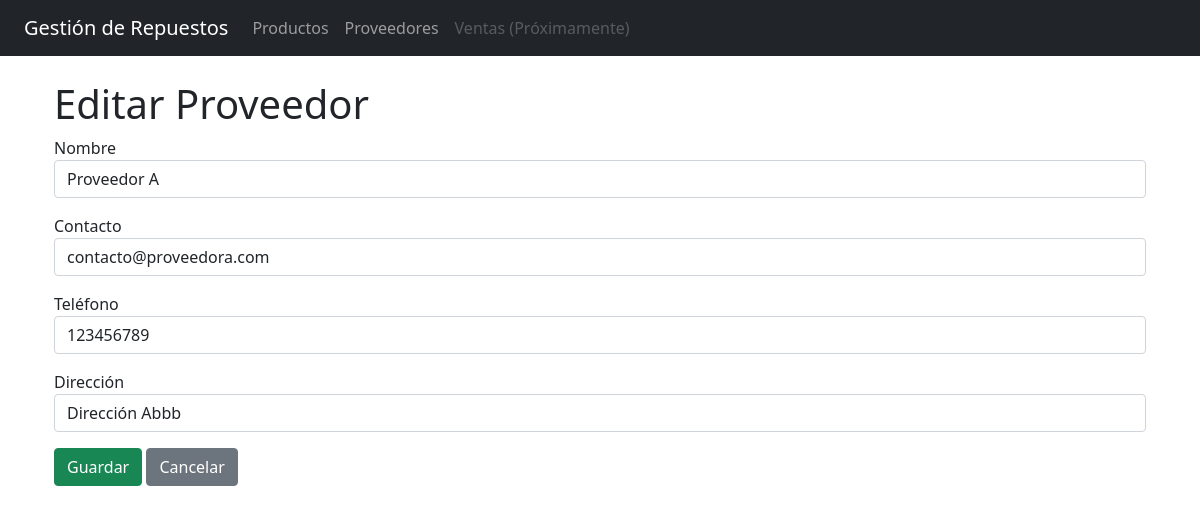
/proveedores/editar/1, run on the app's committed database.
### app/models/__init__.py (models this page shows)
class Proveedor(db.Model):
    id = db.Column(db.Integer, primary_key=True)
    nombre = db.Column(db.String(100), nullable=False)
    contacto = db.Column(db.String(100))
    telefono = db.Column(db.String(20))
    direccion = db.Column(db.Text)

### app/views/proveedores.py (the view, shortened to what this page needs)
@proveedores_bp.route('/proveedores/editar/<int:id>', methods=['GET', 'POST'])
def editar_proveedor(id):
    proveedor = Proveedor.query.get_or_404(id)
    form = ProveedorForm(obj=proveedor)
    return render_template('proveedores/editar.html', form=form, proveedor=proveedor)

### app/forms.py
class ProveedorForm(FlaskForm):
    nombre = StringField('Nombre', validators=[DataRequired(), Length(max=100)])
    contacto = StringField('Contacto', validators=[Length(max=100)])
    telefono = StringField('Teléfono', validators=[Length(max=20)])
    direccion = StringField('Dirección')
    submit = SubmitField('Guardar')

### app/templates/proveedores/editar.html (shortened to what this page needs)
{% extends "base.html" %}
{% block content %}
<h1>Editar Proveedor</h1>
<form method="POST">
    <div class="mb-3">
        {{ form.nombre.label }}
        {{ form.nombre(class="form-control", placeholder="Ingrese el nombre del proveedor") }}
    </div>
    <div class="mb-3">
        {{ form.contacto.label }}
        {{ form.contacto(class="form-control", placeholder="Ingrese el contacto del proveedor (opcional)") }}
    </div>
    <div class="mb-3">
        {{ form.telefono.label }}
        {{ form.telefono(class="form-control", placeholder="Ingrese el teléfono del proveedor (opcional)") }}
    </div>
    <div class="mb-3">
        {{ form.direccion.label }}
        {{ form.direccion(class="form-control", placeholder="Ingrese la dirección del proveedor (opcional)") }}
    </div>
    <button type="submit" class="btn btn-success">{{ form.submit.label }}</button>
    <a href="{{ url_for('proveedores.listar_proveedores') }}" class="btn btn-secondary">Cancelar</a>
</form>
{% endblock %}

### data on the page
Proveedor: nombre "Proveedor A", contacto "contacto@proveedora.com", telefono "123456789", direccion "Dirección Abbb"
